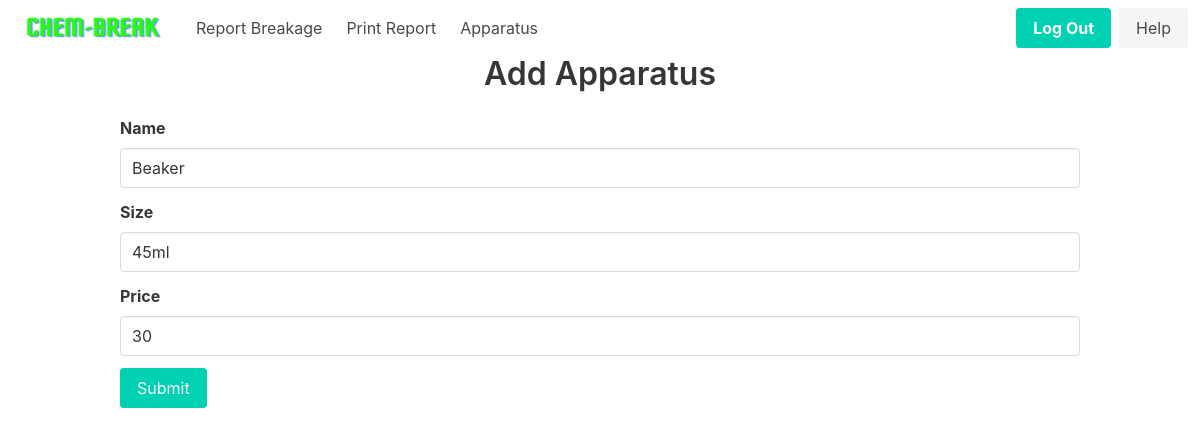
The page /home/apparatus/1 (signed in) on the database as committed earlier.
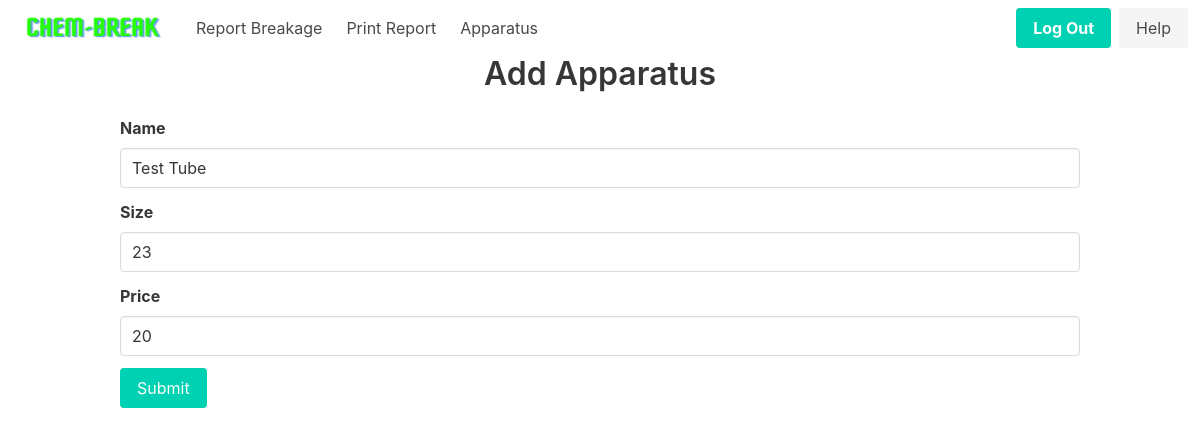
The same page on the database as committed later.
### app/models.py (models this page shows, shortened)
class Apparatus(db.Model):
    __tablename__ = "apparatus"
    id = db.Column(db.Integer, primary_key=True)
    name = db.Column(db.String(100), nullable=False)
    size = db.Column(db.String(100), nullable=False)
    price = db.Column(db.Integer, nullable=False)

### app/routes.py (the view, shortened to what this page needs)
@main.route("/home/apparatus/<int:id>", methods=['GET', 'POST'])
@login_required
def update_apparatus(id):
    if request.method == 'GET':
        return render_template('update_apparatus.html', apparatus=Apparatus.query.get(id))

### app/__init__.py (called while the page is built)
def create_app(config=None):
    app = Flask(__name__)
    if config:
        app.config.from_object(config)
    db.init_app(app)
    login_manager = LoginManager()
    login_manager.login_view = 'auth.login'
    login_manager.init_app(app)
    with app.app_context():
        from app.models import User, Breakage, Student, Apparatus, Record, Bank
        db.create_all()
    from app.models import User
    @login_manager.user_loader
    def load_user(user_id):
        return User.query.get(int(user_id))
    from .auth import auth as auth_blueprint
    app.register_blueprint(auth_blueprint)
    from .routes import main as main_blueprint
    app.register_blueprint(main_blueprint)
    return app

### app/templates/update_apparatus.html (shortened to what this page needs)
{% extends 'nav_base.html' %}
{% block content %}
<div class="container is-max-desktop">
    <h1 class="title has-text-centered">Add Apparatus</h1>
    <form method="post">
        <div class="field">
            <label class="label">Name</label>
            <div class="control">
                <input class="input" type="text" placeholder="Enter apparatus name" name="name" value="{{ apparatus.name }}" required>
            </div>
        </div>
        <div class="field">
            <label class="label">Size</label>
            <div class="control">
                <input class="input" type="text" placeholder="Enter apparatus size" name="size" value="{{ apparatus.size }}">
            </div>
        </div>
        <div class="field">
            <label class="label">Price</label>
            <div class="control">
                <input class="input" type="number" placeholder="Enter apparatus price" name="price" min="0" value="{{ apparatus.price }}" required>
            </div>
        </div>
        <div class="field">
            <div class="control">
                <button class="button is-primary" type="submit">Submit</button>
            </div>
        </div>
    </form>
</div>
{% endblock %}

Rows that differ between the two databases and show on the page:
changed Apparatus: name "Beaker" → "Test Tube"; size "45ml" → "23"; price "30" → "20"
